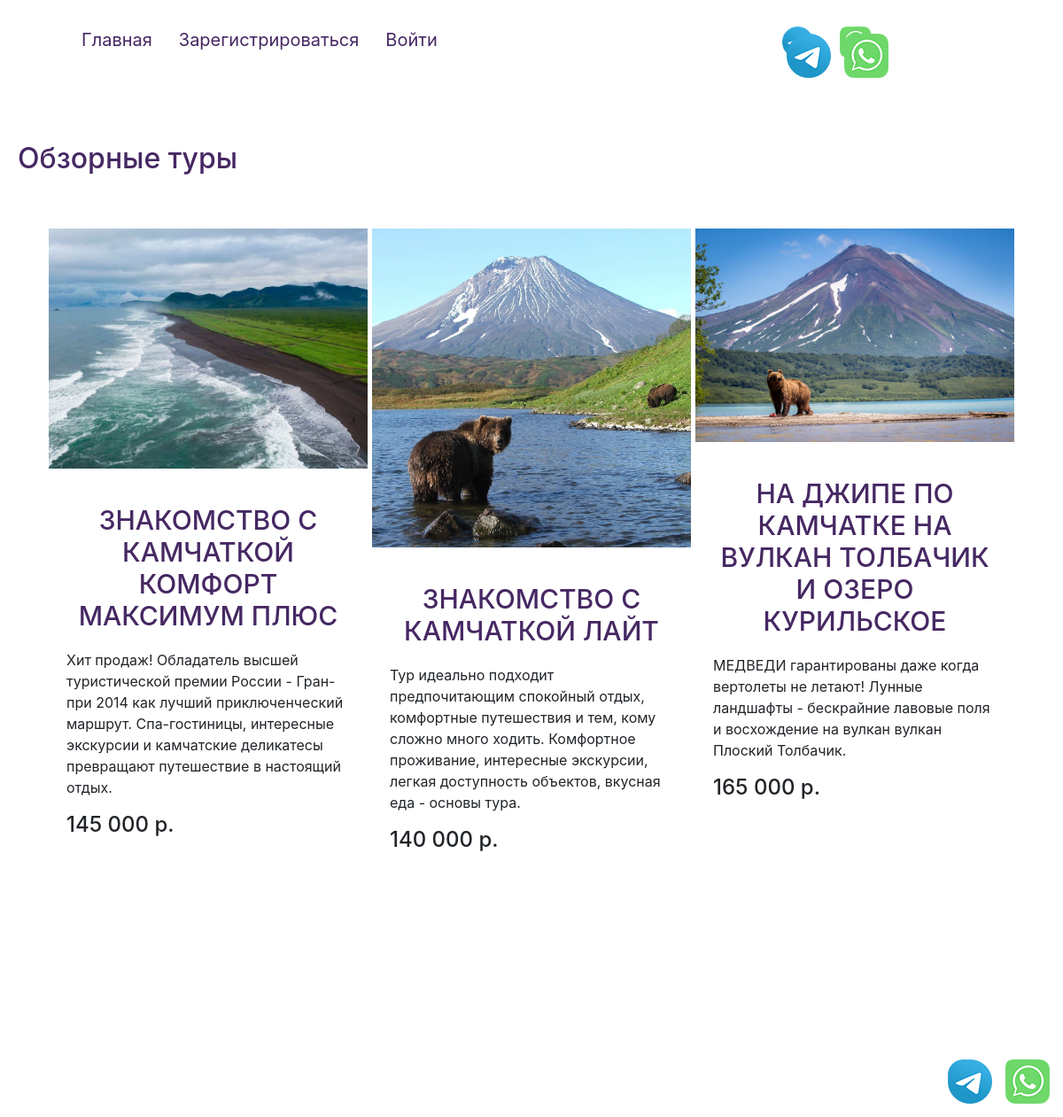
The page /obzor/ on the database its author committed.
### kam/models.py (models this page shows, shortened)
class Obzor(models.Model):
    title = models.CharField(max_length=300)
    description = models.CharField(max_length=300)
    image = models.ImageField(upload_to='kam/image/')
    price = models.CharField(max_length=300)

### kam/views.py (the view)
# urls.py: path('obzor/', views.obzor, name='obzor'),
def obzor(request):
    obzor = Obzor.objects.all()
    return render(request, 'kam/obzor.html', {'obzor': obzor})

### kam/templates/kam/obzor.html
{% extends 'kam/base.html' %}
{% block content %}
<h2>Обзорные туры</h2>
<div class="block">
    {% for obz in obzor %}
    <div class="element">
        <div>
            <img src="{{ obz.image.url }}" alt="">
        </div>
        <div class="text">
            <h2><a href="" target="_blank"> {{ obz.title }}</a></h2>
            <p>{{ obz.description }}</p>
            <h4>{{ obz.price }}</h4>
        </div>
    </div>
    {% endfor %}
</div>
{% endblock %}

### kam/static/css/style.css (style rules this page uses)
body { background-image: url(https://cs11.pikabu.ru/post_img/big/2020/07/28/2/1595896862195370102.jpg); background-size: cover; background-repeat: no-repeat; background-attachment: fixed; background-position: center; padding: 0; margin: 0; }
.block { display: flex; flex-wrap: wrap; justify-content: space-evenly; margin: 40px 30px 150px; }
.text { width: 360px; padding: 20px; box-sizing: border-box; }
.element, .count { background: #FFF; margin: 20px 0; }
.block img { max-width: 360px; }
.img + h2, .text h2 { text-align: center; margin: 20px 0; font-size: 30px; }
h2 { color:rgb(70, 40, 99); }
.text a { color: rgb(70, 40, 99); }

### rows shown on the page
Obzor: image (picture), title "ЗНАКОМСТВО С КАМЧАТКОЙ КОМФОРТ МАКСИМУМ ПЛЮС", description "Хит продаж! Обладатель высшей туристической премии России - Гран-при 2014 как лучший приключенческий маршрут. Спа-гостиницы, интересные экскурсии и камчатские деликатесы превращают путешествие в настоящий отдых.", price "145 000 р."
Obzor: image (picture), title "ЗНАКОМСТВО С КАМЧАТКОЙ ЛАЙТ", description "Тур идеально подходит предпочитающим спокойный отдых, комфортные путешествия и тем, кому сложно много ходить. Комфортное проживание, интересные экскурсии, легкая доступность объектов, вкусная еда - основы тура.", price "140 000 р."
Obzor: image (picture), title "НА ДЖИПЕ ПО КАМЧАТКЕ НА ВУЛКАН ТОЛБАЧИК И ОЗЕРО КУРИЛЬСКОЕ", description "МЕДВЕДИ гарантированы даже когда вертолеты не летают! Лунные ландшафты - бескрайние лавовые поля и восхождение на вулкан вулкан Плоский Толбачик.", price "165 000 р."
